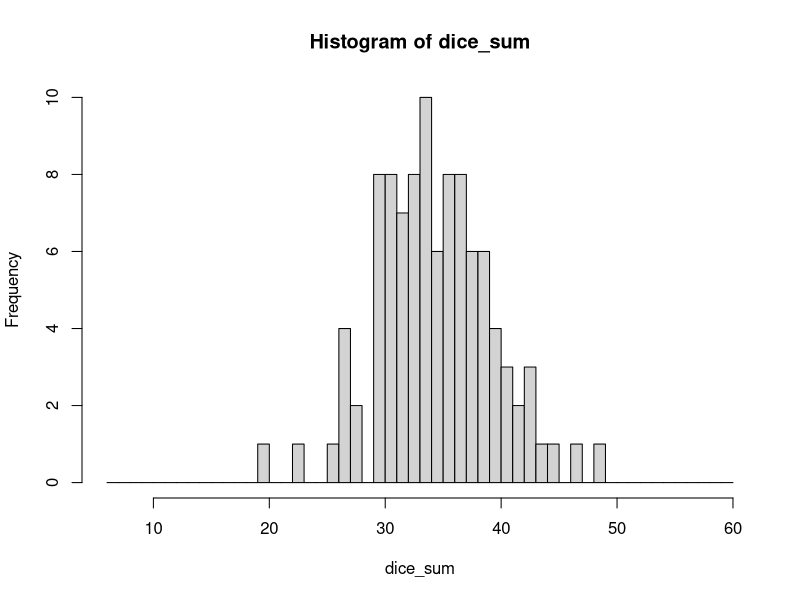

Recreate this plot in R. (Note: this script raises an error after producing the figure.)
## ---- chunk 1
# The outcome of ten dice
# note that we are allowing replacement; faces are not removed when they are rolled
sample(x=1:6, size=10, replace=TRUE)
## ---- chunk 2
dice <- sample(x=1:6, size=10*100, replace=TRUE)

dice <- matrix(dice, ncol=10)
## ---- chunk 3
dice_sum <- apply(X=dice, MARGIN=1, FUN=sum)

hist(dice_sum, breaks=6:60)

# OR
ggplot(tibble(dice_sum=dice_sum), aes(dice_sum)) + 
  geom_histogram(binwidth=1) + 
  scale_x_continuous("Sum of dice", 
                     limits=c(6,60), 
                     breaks=(1:10)*6) + 
  scale_y_continuous("Number of rounds with a sum of x ")
## ---- chunk 4
dice_prod <- apply(X=dice, MARGIN=1, FUN=prod)

hist(dice_prod, breaks=50)

# OR
ggplot(tibble(dice_prod=dice_prod), aes(dice_prod)) + 
  geom_histogram() + 
  scale_x_continuous("Product of dice") + 
  scale_y_continuous("Number of rounds with a product of x ")
## ---- chunk 5
last_plot() + scale_x_log10()
## ---- chunk 6
# Number of rice grains in each of 50 squares of a grid, 
# with an average of 1.5 grains per square
(rice <- rpois(n=50, lambda=1.5))

hist(rice, breaks=-1:10) # note, need a negative break to see the zeros
# OR

ggplot(tibble(x=rice), aes(x)) + 
  geom_histogram(binwidth=1) + 
  scale_x_continuous("Number of rice grains per square", 
                     limits=c(-1,8)) + 
  scale_y_continuous("Number of squares with x rice grains")
## ---- chunk 7
# Number of rice grains from clumpy rice over 50 squares of a grid
# with an average of 1.5 grains per square

riceclumps <- rnbinom(n=50, mu=1.5, size=1)

hist(riceclumps, breaks=-1:15) # note, need a negative break to see the zeros
# OR

ggplot(tibble(x=riceclumps), aes(x)) + 
  geom_histogram(binwidth=1) + 
  scale_x_continuous("Number of rice grains per square", 
                     limits=c(-1,15)) + 
  scale_y_continuous("Number of squares with x rice grains")
